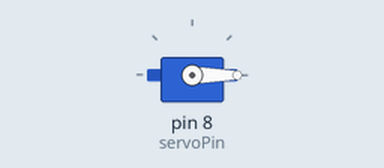
Simulated run of this sketch. Board: Arduino Uno, built with avr-gcc and run on an emulated ATmega328P. Shown: servo.

Above: at 0.1 s.
At 6.1 s:
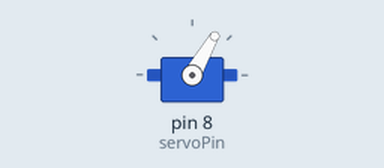
At 10.1 s:
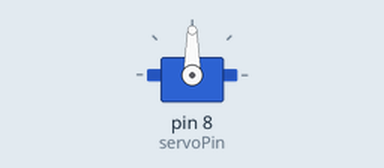
At 14.1 s:
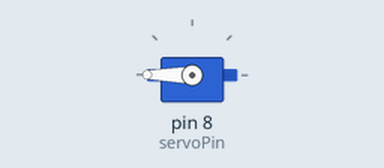
Timing chart, 0 to 17.5 s (numbered marks = the images above):
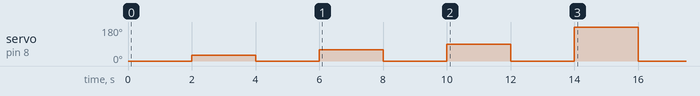

The sketch:

Servo_DiffAngle.INO
```cpp
//Wrtitten By: Ricardo Tapia Vargas


//include libraries for servos
#include <Servo.h>

//global variables
//pin for servo
int servoPin = 8;

//define servo
Servo myServo;

void setup() {
  // put your setup code here, to run once:
  myServo.attach(servoPin);
  myServo.write(0); //turn to 0 degrees
  delay(2000); //wait 2 seconds
  myServo.write(30); //turn to 30 degrees
  delay(2000); //wait 2 seconds
  myServo.write(0); //turn to 0 degrees
  delay(2000); //wait 2 seconds
  myServo.write(60); //turn to 60 degrees
  delay(2000); //wait 2 seconds
  myServo.write(0); //turn to 0 degrees
  delay(2000); //wait 2 seconds
  myServo.write(90); //turn to 90 degrees
  delay(2000); //wait 2 seconds
  myServo.write(0); //turn to 0 degrees
  delay(2000); //wait 2 seconds
  myServo.write(180); //turn to 180 degrees
  delay(2000); //wait 2 seconds
  myServo.write(0); //turn to 0 degrees
  delay(2000); //wait 2 seconds
}

void loop() {
  // put your main code here, to run repeatedly:
}
```
